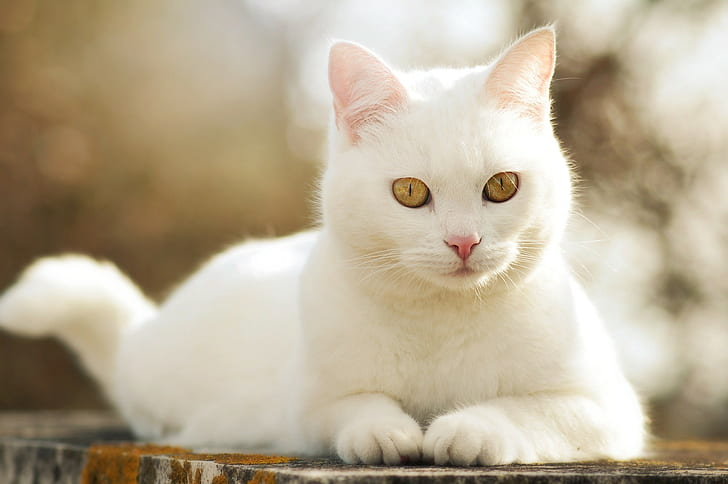
#> input picture face_recog/Images/car3.jpg, 728 x 484 px
$ python trans.py
#> lines starting #> are read from the running program, lines starting #| are printed output that depends on the picture
# IMAGE TRANSFORMATIONs


import cv2 as cv
import numpy as np

img = cv.imread('Images/car3.jpg')
#> img is the input picture: shape (484, 728, 3); mean B, G, R 148.9, 172.5, 185.5

cv.imshow('Cat' , img)
#translate function

def translate(img , x , y):
#> called with x = -100, y = -100
    transMAT = np.float32([[1,0,x] , [0,1,y]]) # store as a MATRIX
    dimensions = (img.shape[1] , img.shape[0])   #img.shape[1] - width and img.shape[0] - height
#> dimensions = (728, 484)
    return cv.warpAffine(img , transMAT , dimensions)
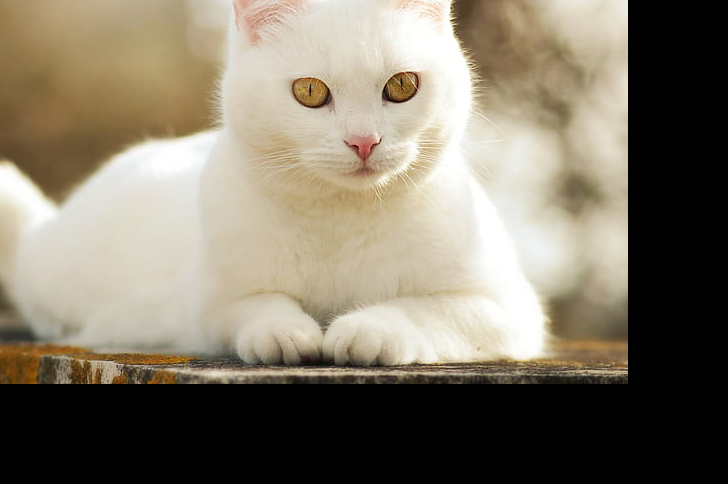
#> returned value: shape (484, 728, 3); mean of channels 0, 1, 2 105.6, 122, 130.6; drawn as B, G, R


# (-x val) implies  ----> left shift
# (-y val) implies ---> up shift
# (+x val) implies ---> right shift
# (-y val) implies -----> down shift

translated = translate(img , -100 , -100 )
cv.imshow('translated' , translated)


#rotation

def rotate(img, angle , rotPoint = None):
#> called with angle = 45
    (height, width) = img.shape[:2]
#> height = 484; width = 728

    if rotPoint is None:
        rotPoint = (width//2 , height//2)
#> rotPoint = (364, 242)

    rotMat = cv.getRotationMatrix2D(rotPoint , angle , 1.0)
    dimensions = (width,height)
#> dimensions = (728, 484)

    return cv.warpAffine(img , rotMat , dimensions)
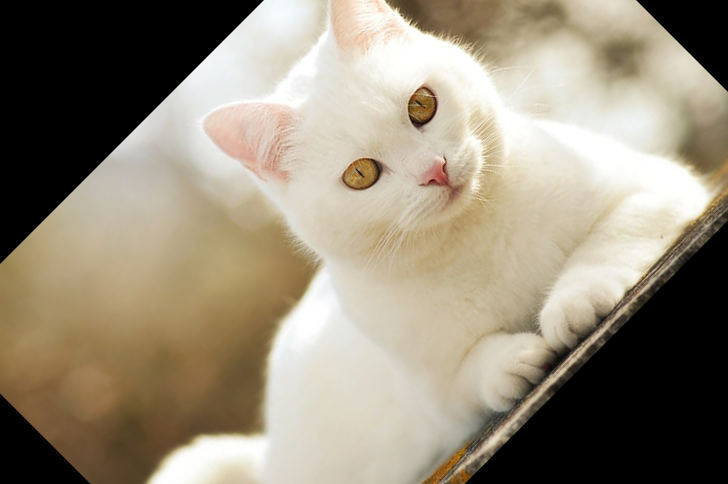
#> returned value: shape (484, 728, 3); mean of channels 0, 1, 2 121.9, 140.1, 150; drawn as B, G, R

rotated  = rotate(img, 45)
cv.imshow('rotate' , rotated)

rotated_rotated = rotate(rotated , -90)
#> call 2 of rotate, with angle = -90
#> in rotate (call 2), `return cv.warpAffine(img , rotMat , dimensions)`:
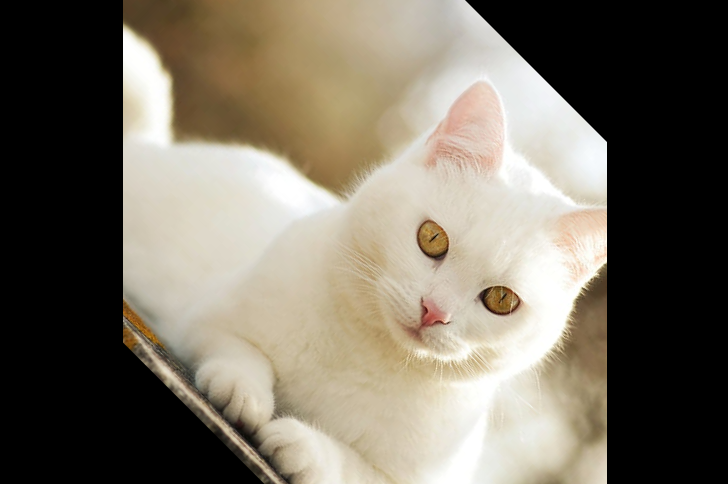
#> returned value: shape (484, 728, 3); mean of channels 0, 1, 2 99.2, 112.6, 119.9; drawn as B, G, R
cv.imshow("rotated_rotated" , rotated_rotated)


#resizing

resized  = cv.resize(img , (500 , 500 ) , interpolation = cv.INTER_CUBIC) # INTER_CUBIC AND LINEAR for enlarging image and INTER_AREA for shrinking image
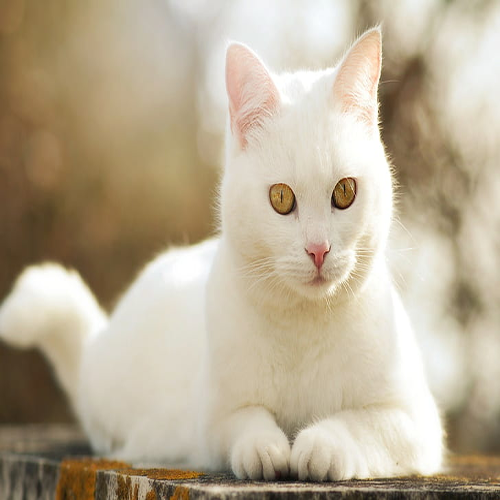
#> resized: shape (500, 500, 3); mean B, G, R 148.9, 172.5, 185.5
cv.imshow('resize' , resized)

#fliping

flip = cv.flip(img , -1) # flip it vertically - 0  flip horizontally - 1 to flip both vertically and horizontally - (-1)
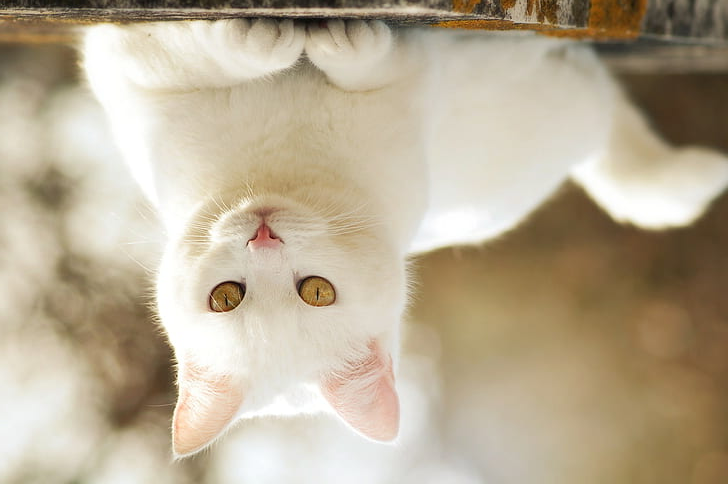
#> flip: shape (484, 728, 3); mean B, G, R 148.9, 172.5, 185.5
cv.imshow('flip' , flip)


#cropping

cropped = img[200:400 , 300:400]
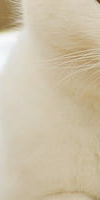
#> cropped: shape (200, 100, 3); mean B, G, R 166.5, 191.4, 203.8
cv.imshow("cropped" , cropped)

cv.waitKey(0)

$ run again, with face_recog/Images/BOSTON2.jpg copied over face_recog/Images/car3.jpg
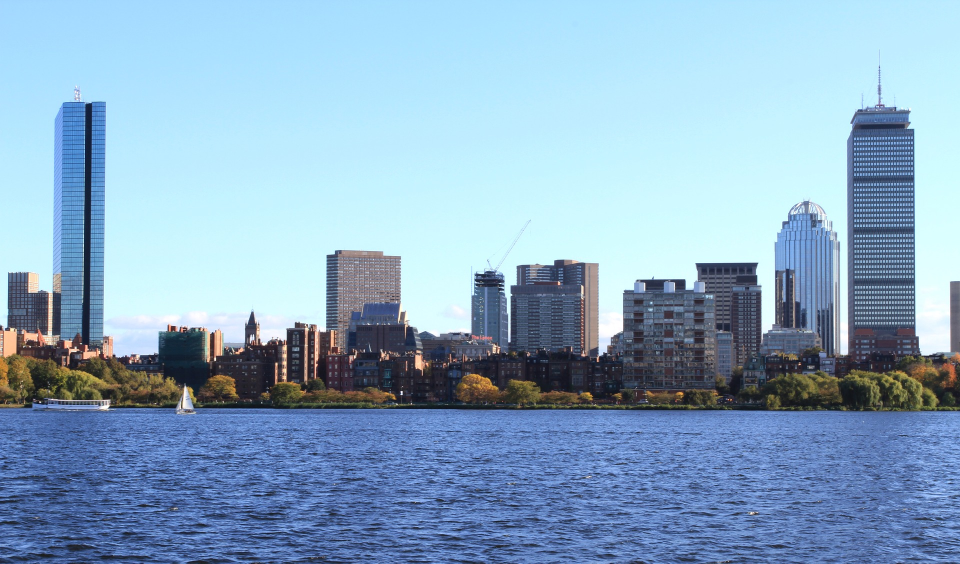
#> input picture face_recog/Images/BOSTON2.jpg, 1920 x 1127 px (shown at 1/2 size)
#> img is the input picture: shape (1127, 1920, 3); mean B, G, R 195.5, 169.2, 137.7
#> `flip = cv.flip(img , -1)`:
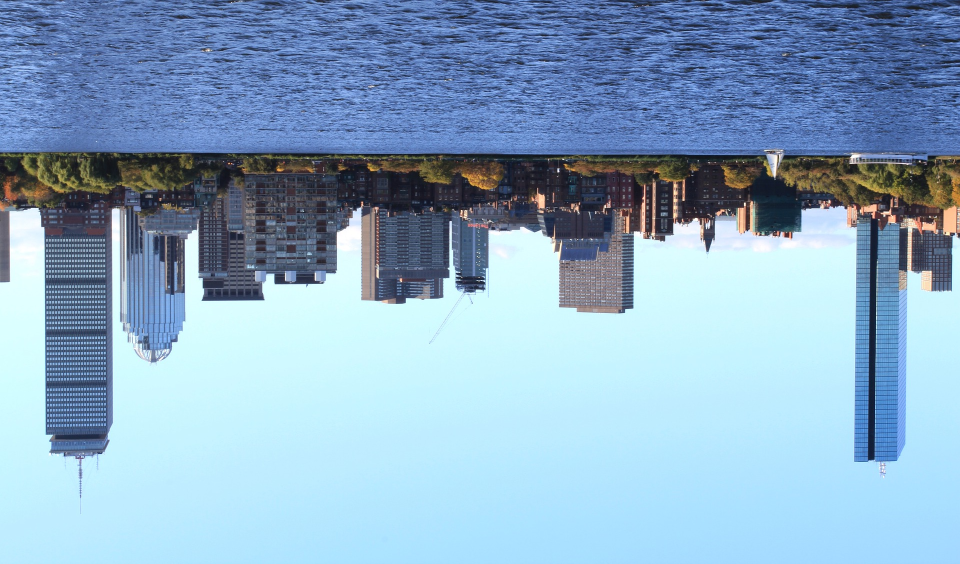
#> flip: shape (1127, 1920, 3) (shown at 1/2 size); mean B, G, R 195.5, 169.2, 137.7
#> `cropped = img[200:400 , 300:400]`:
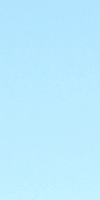
#> cropped: shape (200, 100, 3); mean B, G, R 254.5, 234.7, 187
